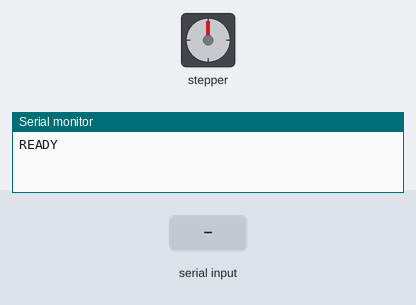
Bench run of a program on a simulated ESP32. Parts: stepper motor, the last lines printed to the serial monitor. The test bench sets the inputs (shaded band). Stepper angles assume 200 steps per turn.

Above: at 1.2 s.
1.3 s: "MOVE 90 45\n" received over Serial
At 1.45 s:
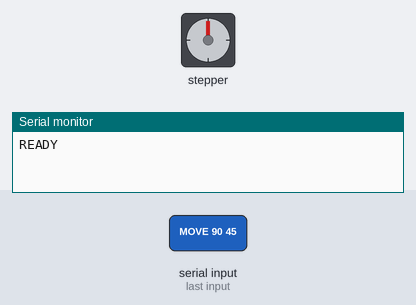
At 4.1 s:
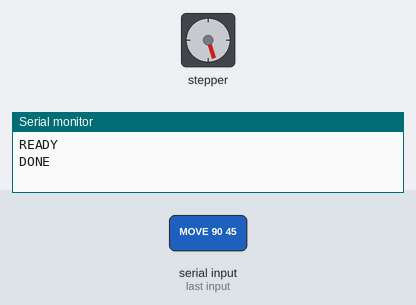
4.3 s: "MOVE \n" received over Serial
5.8 s: "STOP\n" received over Serial
7.3 s: "STATUS\n" received over Serial
8.8 s: "ZERO\n" received over Serial
10.3 s: "90,45\n" received over Serial
Timing chart, 0 to 12.8 s (numbered marks = the images above; inputs shaded):
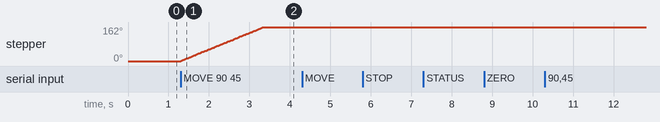

Measured:
- after the input at 1.3 s, stepper: turns 162° clockwise in 2.0 s, starting at once

The program:

main.cpp
```cpp
#include <Arduino.h>
#include <AccelStepper.h>

// Pin Assignments
const uint8_t STEP_PIN = 27;
const uint8_t DIR_PIN = 14;
//const uint8_t ENA_PIN = 21;

// Params
const float ACCELERATION = 32000.0;

// Driver
AccelStepper stepper(AccelStepper::DRIVER, STEP_PIN, DIR_PIN);

// Serial Line Buffer
String inputBuffer = "";
bool wasMoving = false;

void processCommand(const String &cmd);

// Setup
void setup() {
  Serial.begin(115200);

  //pinMode(ENA_PIN, OUTPUT);     // Always on, so floating
  //digitalWrite(ENA_PIN, LOW);

  stepper.setMaxSpeed(500000.0);
  stepper.setAcceleration(ACCELERATION);

  Serial.println("READY");
}

// Loop
void loop() {
  stepper.run();

  while (Serial.available()){
    char c = (char)Serial.read();
    if (c == '\n' || c == '\r') {
      if (inputBuffer.length() > 0) {
        processCommand(inputBuffer);
        inputBuffer = "";
      }
    } else {
      inputBuffer += c;
    }
  }

  bool isMoving = (stepper.distanceToGo() != 0);
  if (wasMoving && !isMoving) {
    Serial.println("DONE");
  }
  wasMoving = isMoving;
}

// Process Command
void processCommand(const String &cmd) {
  if (cmd.startsWith("MOVE ")) {
    long steps;
    float stepsPerSec;
    if (sscanf(cmd.c_str(), "MOVE %ld %f", &steps, &stepsPerSec) == 2) {
      stepper.setMaxSpeed(max(stepsPerSec, 1.0f));
      stepper.move(steps);
    } else {
      Serial.println("ERROR bad MOVE syntax");
    }
  } else if (cmd == "STOP") {
    stepper.stop();
    Serial.println("STOPPED");
  } else if (cmd == "STATUS") {
    Serial.println(stepper.distanceToGo() != 0 ? "MOVING" : "IDLE");
  } else if (cmd == "ZERO") {
    stepper.setCurrentPosition(0);
    Serial.println("ZEROED");
  } else if (cmd == "PING") {
    Serial.println("READY");
  } else {
    Serial.print("ERROR unknown command: ");
    Serial.println(cmd);
  }
}
```
